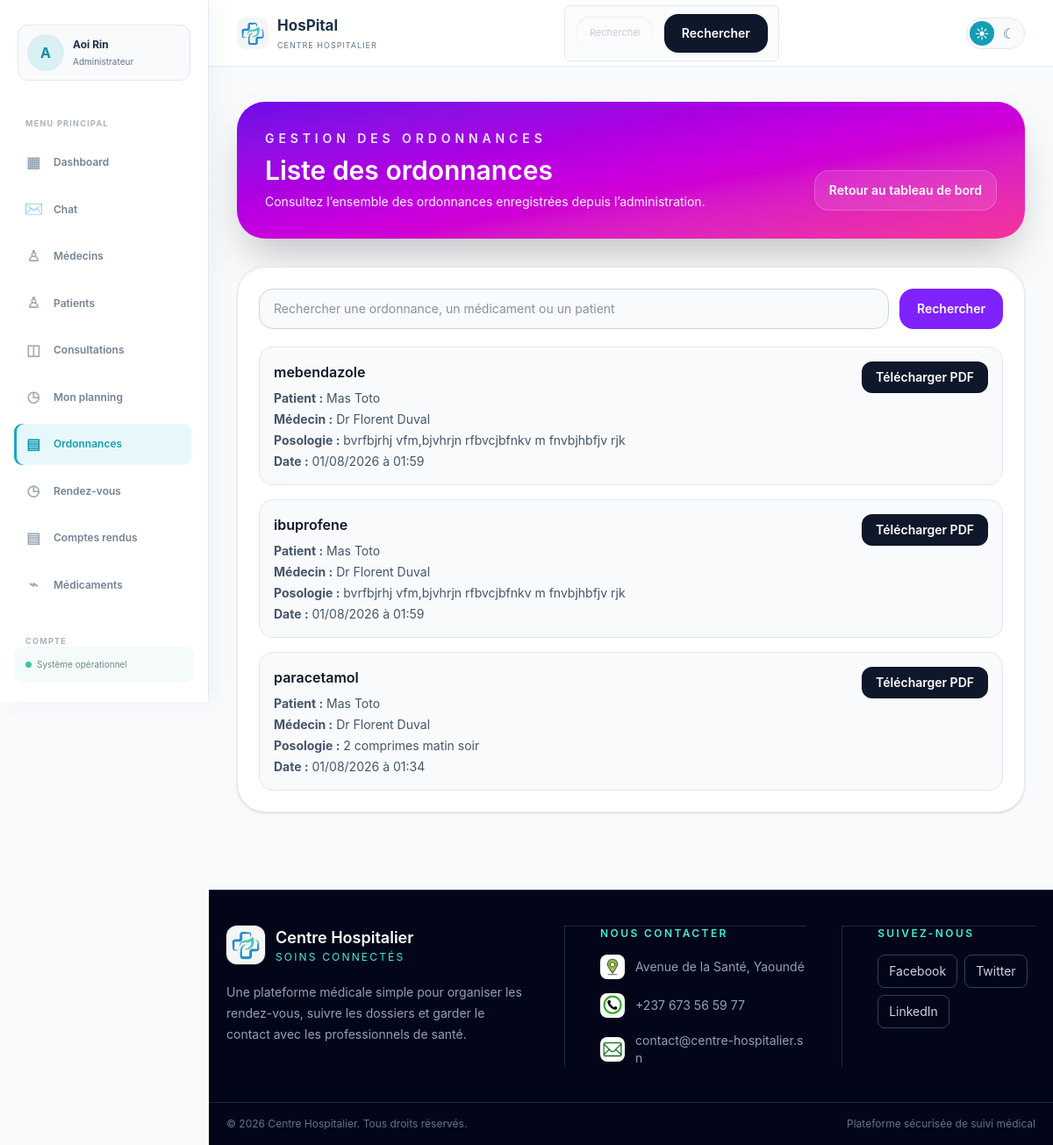
The app's page /ordonnances/ (signed in) with its own data.
### hopital/models.py (models this page shows, shortened)
class CustomUser(AbstractUser):
    ROLE_CHOICES = [
        ('user', 'Utilisateur'),
        ('medecin', 'Medecin'),
        ('admin', 'Administrateur'),
        ('secretaire', 'Secretaire'),
    ]
    role = models.CharField(max_length=20, choices=ROLE_CHOICES, default='user')
    nom = models.CharField(max_length=100, blank=True, null=True)
    prenom = models.CharField(max_length=100, blank=True, null=True)
    sexe = models.CharField(max_length=10, blank=True, null=True)
    telephone = models.CharField(max_length=20, blank=True, null=True)
    adresse = models.CharField(max_length=255, blank=True, default='')
    specialite = models.CharField(max_length=100, blank=True, default='')
    langues = models.CharField(max_length=255, blank=True, default='')
    photo_profil = models.ImageField(upload_to='profils/', blank=True, null=True)
    date_naissance = models.DateField(blank=True, null=True)
    medecin_traitant = models.ForeignKey(
        'self',
        on_delete=models.SET_NULL,
        null=True,
        blank=True,
        related_name='patients_suivis'
    )

class Ordonnance(models.Model):
    patient = models.ForeignKey(CustomUser, on_delete=models.CASCADE, null=True, blank=True, related_name='ordonnances_patient')
    medecin = models.ForeignKey(CustomUser, on_delete=models.CASCADE, null=True, blank=True, related_name='ordonnances_medecin')
    consultation = models.ForeignKey(Consultation, on_delete=models.CASCADE, null=True, blank=True, related_name='ordonnances')
    medicament = models.ForeignKey('Medicament', on_delete=models.CASCADE, related_name='ordonnances')
    posologie = models.TextField()
    date_creation = models.DateTimeField(default=timezone.now)

class Medicament(models.Model):
    nom = models.CharField(max_length=200)
    description = models.TextField()
    prix = models.DecimalField(max_digits=10, decimal_places=2)
    quantite_disponible = models.IntegerField(default=0)

### hopital/views.py (the view, shortened to what this page needs)
# urls.py: path('ordonnances/', ordonnances_view, name='ordonnances_view'),
@login_required
def ordonnances_view(request):
    if request.user.role != 'admin':
        return redirect('hboard')
    search_query = request.GET.get('q', '').strip()
    ordonnances = Ordonnance.objects.select_related('patient', 'medecin', 'medicament').prefetch_related('lignes_ordonnance__medicament').all().order_by('-date_creation')
    ordonnances, extra_query = paginate_queryset(request, ordonnances, 6, page_param='page_ordonnances')
    return render(request, 'ordonnances.html', {
        'ordonnances': ordonnances,
        'search_query': search_query,
        'extra_query_ordonnances': extra_query,
        'page_param_ordonnances': 'page_ordonnances',
    })

### hopital/templates/ordonnances.html (shortened to what this page needs)
{% load static %}
<!DOCTYPE html>
<html lang="fr">
<head>
    <link rel="stylesheet" href="{% static 'css/hboard.css' %}">
    <script src="https://cdn.jsdelivr.net/npm/@tailwindcss/browser@4"></script>
    <link href="./output.css" rel="stylesheet">
</head>
<body class="min-h-screen bg-slate-50 text-slate-800">
    {% include 'header.html' %}
    <main class="mx-auto max-w-7xl px-6 py-10 lg:px-8">
        <section class="rounded-[2rem] bg-gradient-to-br from-violet-700 via-fuchsia-600 to-pink-500 p-8 text-white shadow-2xl">
            <div class="flex flex-col gap-4 lg:flex-row lg:items-end lg:justify-between">
                <div>
                    <p class="text-sm font-semibold uppercase tracking-[0.35em] text-violet-100">Gestion des ordonnances</p>
                    <h1 class="mt-2 text-3xl font-semibold">Liste des ordonnances</h1>
                    <p class="mt-2 max-w-2xl text-sm text-violet-50">Consultez l’ensemble des ordonnances enregistrées depuis l’administration.</p>
                </div>
                <a href="{% url 'hboard' %}" class="rounded-2xl border border-white/20 bg-white/10 px-4 py-3 backdrop-blur text-sm font-semibold">Retour au tableau de bord</a>
            </div>
        </section>
        <section class="mt-8 rounded-[2rem] border border-slate-200 bg-white p-6 shadow-sm">
            <form method="get" class="flex flex-col gap-3 sm:flex-row">
                <input type="text" name="q" value="{{ search_query|default:'' }}" placeholder="Rechercher une ordonnance, un médicament ou un patient" class="w-full rounded-2xl border border-slate-300 bg-slate-50 px-4 py-3 text-sm outline-none focus:border-violet-500 focus:bg-white">
                <button type="submit" class="rounded-2xl bg-violet-600 px-5 py-3 text-sm font-semibold text-white transition hover:bg-violet-700">Rechercher</button>
            </form>
            {% if ordonnances %}
            <div class="mt-5 space-y-4">
                {% for ordonnance in ordonnances %}
                <div class="rounded-2xl border border-slate-200 bg-slate-50 p-4">
                    <div class="flex flex-col gap-3 md:flex-row md:items-start md:justify-between">
                        <div>
                            <p class="font-semibold text-slate-900">
                                {% for ligne in ordonnance.lignes_ordonnance.all %}
                                    {{ ligne.medicament.nom }}{% if not forloop.last %}, {% endif %}
                                {% empty %}
                                    {{ ordonnance.medicament.nom|default:'Médicament non renseigné' }}
                                {% endfor %}
                            </p>
                            <p class="mt-2 text-sm text-slate-600"><strong>Patient :</strong> {{ ordonnance.patient.prenom|default:'' }} {{ ordonnance.patient.nom|default:'' }}</p>
                            <p class="mt-1 text-sm text-slate-600"><strong>Médecin :</strong> Dr {{ ordonnance.medecin.prenom|default:'' }} {{ ordonnance.medecin.nom|default:'' }}</p>
                            <p class="mt-1 text-sm text-slate-600"><strong>Posologie :</strong> {{ ordonnance.posologie }}</p>
                            <p class="mt-1 text-sm text-slate-600"><strong>Date :</strong> {{ ordonnance.date_creation|date:"d/m/Y à H:i" }}</p>
                        </div>
                        <a href="{% url 'download_ordonnance_pdf' ordonnance.pk %}" class="rounded-xl bg-slate-900 px-4 py-2 text-sm font-semibold text-white hover:bg-slate-700">Télécharger PDF</a>
                    </div>
                </div>
                {% endfor %}
            </div>
            {% else %}
            <p class="mt-4 text-sm text-slate-500">Aucune ordonnance enregistrée.</p>
            {% endif %}
        </section>
    </main>
    {% include 'footer.html' %}
</body>
</html>

### hopital/templates/header.html (shortened to what this page needs)
{% load static %}
<aside class="app-sidebar" id="app-sidebar" data-app-sidebar>
    <a href="{% url 'parametres' %}" class="sidebar-profile">
        {% if request.user.photo_profil %}
            <img src="{{ request.user.photo_profil.url }}" alt="Photo de {{ request.user.prenom|default:request.user.username }}">
        {% else %}
            <span class="sidebar-profile-fallback">{{ request.user.prenom|default:request.user.username|first|upper }}</span>
        {% endif %}
        <span class="sidebar-profile-info"><strong>{{ request.user.prenom|default:'' }} {{ request.user.nom|default:'' }}</strong><small>{{ request.user.get_role_display|default:'Utilisateur' }}</small></span>
    </a>
    <nav class="app-sidebar-nav" aria-label="Navigation principale">
        <p class="app-nav-label">Menu principal</p>
        <a class="app-nav-link {% if request.resolver_match.url_name == 'hboard' %}is-active{% endif %}" href="{% url 'hboard' %}"><span aria-hidden="true">▦</span>Dashboard</a>
        <a class="app-nav-link chat-nav-link " href="{% url 'chat_inbox' %}"><span class="chat-icon" aria-hidden="true">✉</span><span class="app-nav-link-label">Chat</span></a>
        <a class="app-nav-link {% if request.resolver_match.url_name == 'medecin-list' %}is-active{% endif %}" href="{% url 'medecin-list' %}"><span aria-hidden="true">♙</span>Médecins</a>
        {% if request.user.role == 'admin' or request.user.role == 'secretaire' %}
        <a class="app-nav-link {% if request.resolver_match.url_name == 'staff_patients' %}is-active{% endif %}" href="{% url 'staff_patients' %}"><span aria-hidden="true">♙</span>Patients</a>
        {% endif %}
        <a class="app-nav-link " href="{% if request.user.role == 'medecin' %}{% url 'medecin_consultation' %}{% elif request.user.role == 'user' or request.user.role == 'patient' %}{% url 'patient_consultation' %}{% else %}{% url 'staff_consultations' %}{% endif %}"><span aria-hidden="true">◫</span>Consultations</a>
        <a class="app-nav-link {% if request.resolver_match.url_name == 'medecin_planning' %}is-active{% endif %}" href="{% if request.user.role == 'medecin' %}{% url 'medecin_planning' %}{% else %}{% url 'medecin-list' %}{% endif %}"><span aria-hidden="true">◷</span>Mon planning</a>
        {% if request.user.role == 'admin' %}
        <a class="app-nav-link {% if request.resolver_match.url_name == 'ordonnances_view' %}is-active{% endif %}" href="{% url 'ordonnances_view' %}"><span aria-hidden="true">▤</span>Ordonnances</a>
        {% endif %}
        {% if request.user.role == 'admin' or request.user.role == 'secretaire' %}
        <a class="app-nav-link {% if request.resolver_match.url_name == 'staff_rendez_vous' %}is-active{% endif %}" href="{% url 'staff_rendez_vous' %}"><span aria-hidden="true">◷</span>Rendez-vous</a>
        <a class="app-nav-link {% if request.resolver_match.url_name == 'staff_exam_reports' %}is-active{% endif %}" href="{% url 'staff_exam_reports' %}"><span aria-hidden="true">▤</span>Comptes rendus</a>
        {% endif %}
        <a class="app-nav-link {% if request.resolver_match.url_name == 'stock_medicaments' %}is-active{% endif %}" href="{% url 'stock_medicaments' %}"><span aria-hidden="true">⌁</span>Médicaments</a>
        <p class="app-nav-label app-nav-label-spaced">Compte</p>
    </nav>
    <div class="app-sidebar-footer"><span></span>Système opérationnel</div>
</aside>
<header class="app-header">
    <nav class="app-header-nav">
        <a href="{% url 'hboard' %}" class="app-header-brand">
            <img src="{% static 'images/hos.png' %}" alt="Logo HosPital" class="app-header-logo">
            <span><strong>HosPital</strong><small>Centre hospitalier</small></span>
        </a>
        <div class="search-box">
                <form method="get" action="{% url 'hboard' %}" title="saisissez le nom de l'utilisateur" class="flex flex-col gap-3 sm:flex-row sm:items-center">
                    <div class="relative w-full">
                        <input type="text" name="q" value="{{ search_results.query|default:'' }}" placeholder="Rechercher un patient, un médecin, une consultation ou une chambre" class="w-full rounded-2xl border border-slate-200 bg-slate-50 px-4 py-3 text-sm text-slate-800 shadow-inner outline-none transition focus:border-cyan-500 focus:bg-white focus:ring-4 focus:ring-cyan-100">
                    </div>
                    <button type="submit" class="rounded-2xl bg-slate-900 px-5 py-3 text-sm font-semibold text-white shadow-sm transition hover:bg-slate-700">Rechercher</button>
                </form>
            </div>
        <div class="app-header-actions">
            <div class="theme-switcher" role="group" aria-label="Choisir le thème">
                <button type="button" class="theme-button" data-theme-choice="light" aria-label="Activer le thème clair" title="Thème clair">☀</button>
                <button type="button" class="theme-button" data-theme-choice="dark" aria-label="Activer le thème sombre" title="Thème sombre">☾</button>
            </div>
        </div>
    </nav>
</header>

### records on screen
CustomUser: user.prenom|first "A", user.prenom "Aoi", user.nom "Rin", user.role "Administrateur"
Ordonnance: medicament.nom "mebendazole", patient.prenom "Mas", patient.nom "Toto", medecin.prenom "Florent", medecin.nom "Duval", posologie "bvrfbjrhj vfm,bjvhrjn rfbvcjbfnkv m fnvbjhbfjv rjk", date_creation "01/08/2026 à 01:59"
Ordonnance: medicament.nom "ibuprofene", patient.prenom "Mas", patient.nom "Toto", medecin.prenom "Florent", medecin.nom "Duval", posologie "bvrfbjrhj vfm,bjvhrjn rfbvcjbfnkv m fnvbjhbfjv rjk", date_creation "01/08/2026 à 01:59"
Ordonnance: medicament.nom "paracetamol", patient.prenom "Mas", patient.nom "Toto", medecin.prenom "Florent", medecin.nom "Duval", posologie "2 comprimes matin soir", date_creation "01/08/2026 à 01:34"
